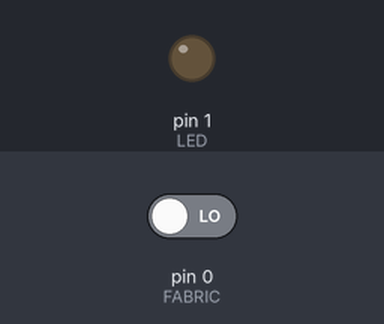
This sketch was run on a simulated Arduino Uno, built with avr-gcc and run on an emulated ATmega328P. On the bench: output pins drawn as LEDs (lit = HIGH). Inputs (shaded band) come from the test bench; at power-on: pin 0 (FABRIC) LOW.

Above: at 1.2 s.
1.3 s: pin 0 (FABRIC) driven HIGH
At 2.3 s:
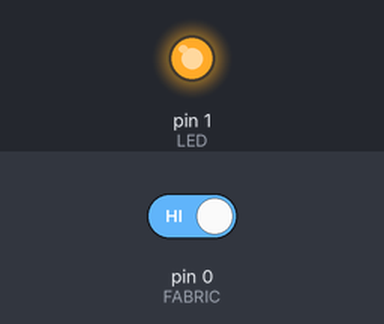
2.8 s: pin 0 (FABRIC) driven LOW
At 3.5 s:
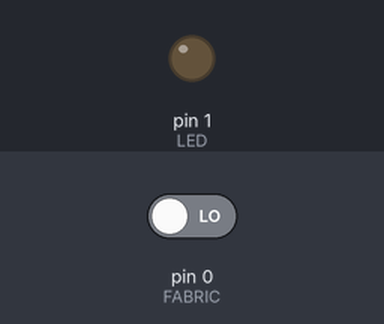
Timing chart, 0 to 5.8 s (numbered marks = the images above; inputs shaded):
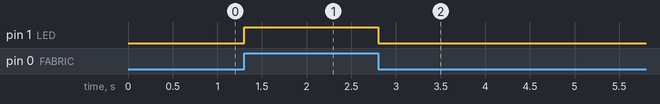

The sketch:

simple_io.ino
```cpp
/* simple_io.ino
 *
 * Polyhack 2018
 * Introduction to HardWearables
 * by Haiting (Michelle) Chan

 */

// the piece of conductive fabric
#define FABRIC 0

// the built in red LED
#define LED 1

int fabricIn = 0;

// the setup routine runs once when you press reset:
void setup() {

  // Initialize D0 as an input pin (aka, inform Gemma that D0 is for receiving input)
  pinMode(FABRIC, INPUT);
  // Initialize D1 as an output pin (aka, inform Gemma that D0 is for outputting)
  pinMode(LED, OUTPUT);

}

// the loop routine runs over and over again forever:
void loop() {
  fabricIn = digitalRead(FABRIC);
  if (fabricIn) {  // if the fabric is touched
    digitalWrite(LED, HIGH);    // light up the LED
  } else {
    digitalWrite(LED, LOW);
  }
}
```

Measured:
- after the input at 1.3 s, pin 1 (LED): LOW → HIGH at once
- after the input at 2.8 s, pin 1 (LED): HIGH → LOW at once
